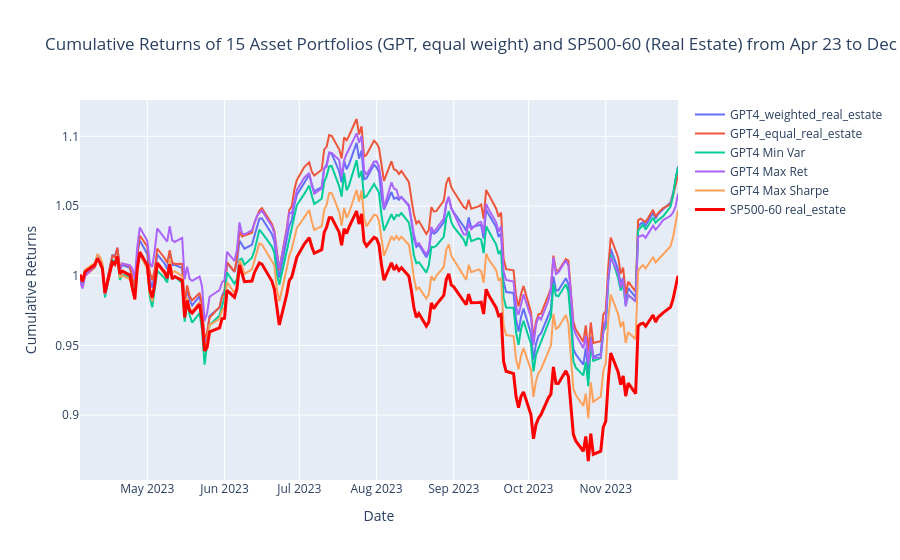

Notebook code cell kept with this figure:
### Code cell
index_names = {
    sector_ticker: f'{full_ticker} {sector_name}'
}

cumulative_returns_gpt[index_names[sector_ticker]] = (1 + index_data_outs[ticker]).cumprod()

cumulative_returns_gpt.index = pd.to_datetime(cumulative_returns_gpt.index)
outsample_data = cumulative_returns_gpt.loc[outsample_startdate:outsample_enddate]

fig = go.Figure()


for column in outsample_data.columns:
    if column == f'{full_ticker} {sector_name}':
        fig.add_trace(go.Scatter(x=outsample_data.index,
                                 y=outsample_data[column],
                                 mode='lines',
                                 name=column,
                                 line=dict(width=3, color='red')))
    else:
        fig.add_trace(go.Scatter(x=outsample_data.index,
                                 y=outsample_data[column],
                                 mode='lines',
                                 name=column))


num_asset = len(df_sector)
fig.update_layout(
    title=f'Cumulative Returns of {num_asset} Asset Portfolios (GPT, equal weight) and {full_ticker} ({sector_name_full}) from Apr 23 to Dec 23',
    xaxis_title='Date',
    yaxis_title='Cumulative Returns',
    hovermode="x unified"
)

fig.show()

### Figure 1 — Plotly figure (JSON) as saved in the notebook; plotly's stock layout.template omitted (floating-point values rounded to 4 significant figures; data arrays with more than 128 entries replaced by an {"elided": "..."} marker saying what was removed)
{"data": [{"mode": "lines", "name": "GPT4_weighted_real_estate", "type": "scatter", "x": {"elided": "167 str values"}, "y": {"elided": "167 float values"}}, {"mode": "lines", "name": "GPT4_equal_real_estate", "type": "scatter", "x": {"elided": "167 str values"}, "y": {"elided": "167 float values"}}, {"mode": "lines", "name": "GPT4 Min Var", "type": "scatter", "x": {"elided": "167 str values"}, "y": {"elided": "167 float values"}}, {"mode": "lines", "name": "GPT4 Max Ret", "type": "scatter", "x": {"elided": "167 str values"}, "y": {"elided": "167 float values"}}, {"mode": "lines", "name": "GPT4 Max Sharpe", "type": "scatter", "x": {"elided": "167 str values"}, "y": {"elided": "167 float values"}}, {"line": {"color": "red", "width": 3}, "mode": "lines", "name": "SP500-60 real_estate", "type": "scatter", "x": {"elided": "167 str values"}, "y": {"elided": "167 float values"}}], "layout": {"hovermode": "x unified", "title": {"text": "Cumulative Returns of 15 Asset Portfolios (GPT, equal weight) and SP500-60 (Real Estate) from Apr 23 to Dec 23"}, "xaxis": {"title": {"text": "Date"}}, "yaxis": {"title": {"text": "Cumulative Returns"}}}}
